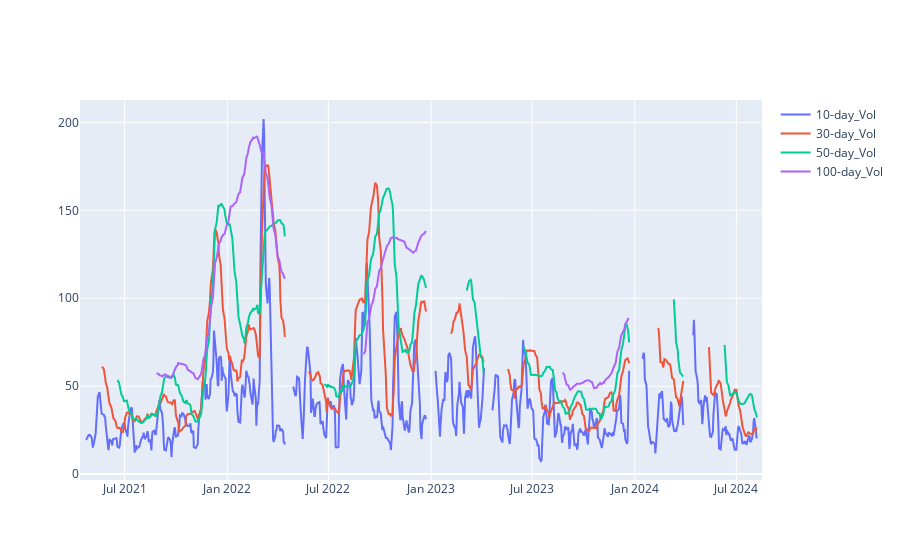

Here is the notebook cell this chart was saved with:
### Markdown cell above
# Historical Volatility

### Code cell
histvol = Position_Reporting(positions, 'EUA', current_date).rolling_vol()

fig = go.Figure()
for i in list(histvol)[1:]:
    fig.add_trace(go.Scatter(x=histvol['Date'], y=histvol[i], name=i))#, base=0))
    
fig.show()

### Figure 1 — Plotly figure (JSON) as saved in the notebook; plotly's stock layout.template omitted (floating-point values rounded to 4 significant figures; data arrays with more than 128 entries replaced by an {"elided": "..."} marker saying what was removed)
{"data": [{"name": "10-day_Vol", "type": "scatter", "x": {"elided": "875 str values"}, "y": {"elided": "875 float values"}}, {"name": "30-day_Vol", "type": "scatter", "x": {"elided": "875 str values"}, "y": {"elided": "875 float values"}}, {"name": "50-day_Vol", "type": "scatter", "x": {"elided": "875 str values"}, "y": {"elided": "875 float values"}}, {"name": "100-day_Vol", "type": "scatter", "x": {"elided": "875 str values"}, "y": {"elided": "875 float values"}}], "layout": {}}
